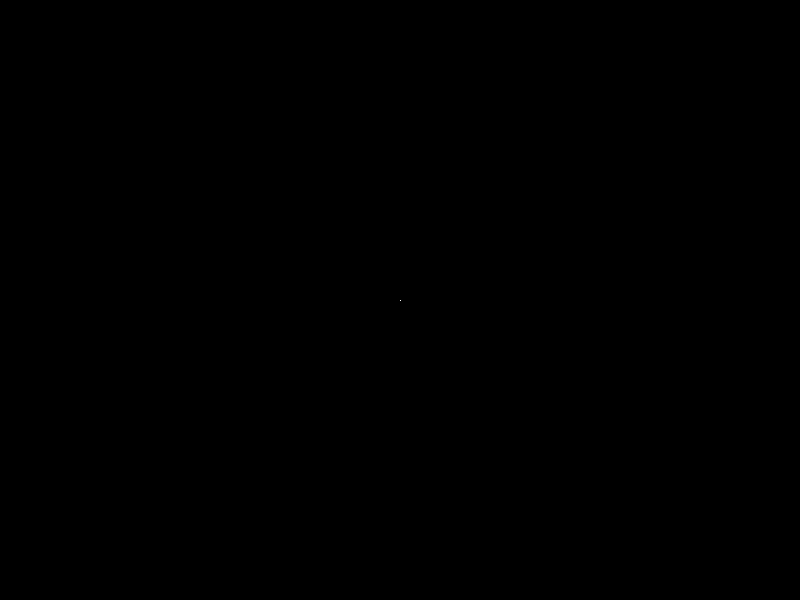
Frame 1 (no input)
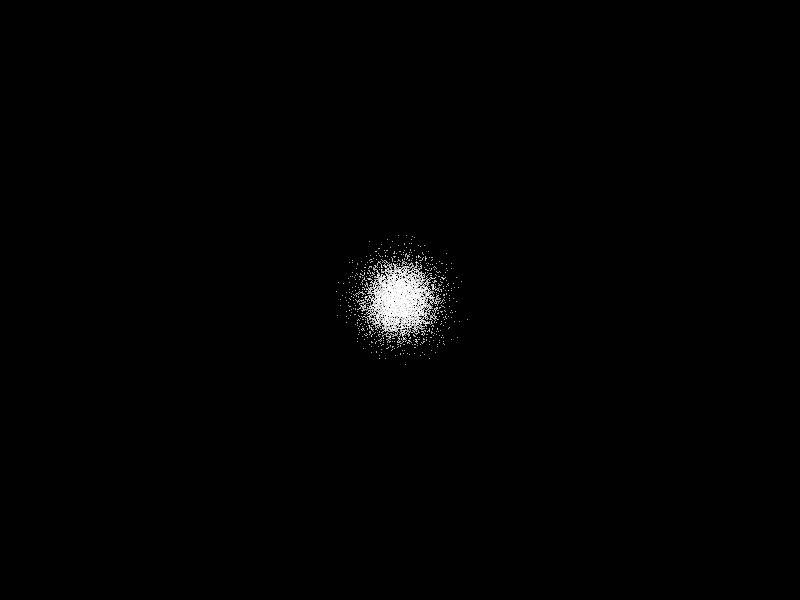
Frame 60 (the mouse pressed at the canvas centre just before this capture)
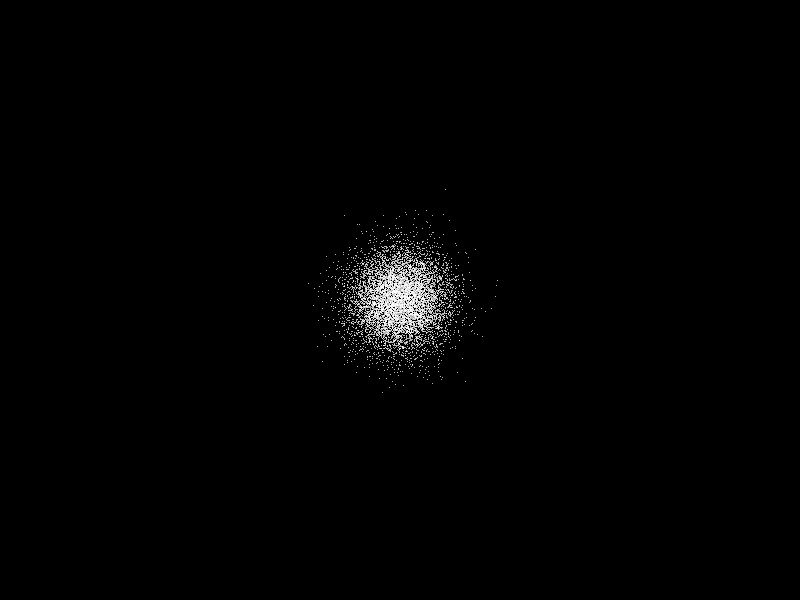
Frame 120 (the mouse held since frame 60 and released just before this capture)

The Processing sketch that drew these frames (run headless with seeded random() and noise(); from frame 60 on, the mouse is pressed at the canvas centre):

// Processing sketch: sketch_4_3
// ── sketch_4_3.pde
int NUM = 10000;
float[] x = new float[NUM];
float[] y = new float[NUM];

void setup() {
  size(800, 600);
  frameRate(60);
  
  for (int i = 0; i < NUM; i++) {
    x[i] = width / 2.0;
    y[i] = height / 2.0;
  }
}

void draw() {
  background(0);
  stroke(255);
  noFill();
  
  for (int i = 0; i < NUM; i++) {
    point(x[i], y[i]);
    x[i] = x[i] + random(-4.0, 4.0);
    y[i] = y[i] + random(-4.0, 4.0);
  }
}
